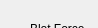
          <widget class="QWidget" name="page_25">
           <property name="geometry">
            <rect>
             <x>0</x>
             <y>0</y>
             <width>98</width>
             <height>28</height>
            </rect>
           </property>
           <attribute name="label">
            <string>Vitrobot Settings</string>
           </attribute>
           <widget class="QWidget" name="layoutWidget_2">
            <property name="geometry">
             <rect>
              <x>30</x>
              <y>10</y>
              <width>461</width>
              <height>111</height>
             </rect>
            </property>
            <layout class="QGridLayout" name="gridLayout_33">
             <item row="0" column="0">
              <widget class="QLabel" name="BLotForce_VitrobotSettings_4">
               <property name="text">
                <string>Blot Force</string>
               </property>
              </widget>
             </item>
             <item row="0" column="1">
              <widget class="QLineEdit" name="BlotForceText_VitrobotSettings_4"/>
             </item>
             <item row="0" column="4">
              <widget class="QLineEdit" name="WaitText_VitrobotSettings_4"/>
             </item>
             <item row="1" column="1">
              <widget class="QLineEdit" name="BlotText_VitrobotSettings_4"/>
             </item>
             <item row="1" column="4">
              <widget class="QLineEdit" name="HumiditySetText_VitrobotSettings_4"/>
             </item>
             <item row="2" column="1">
              <widget class="QLineEdit" name="DrainText_VitrobotSettings_4"/>
             </item>
             <item row="2" column="4">
              <widget class="QLineEdit" name="ActualText_VitrobotSettings_4"/>
             </item>
             <item row="2" column="0">
              <widget class="QLabel" name="waitTime_VitrobotSettings_4">
               <property name="text">
                <string>Wait Time</string>
               </property>
              </widget>
             </item>
             <item row="0" column="3">
              <widget class="QLabel" name="Blot_VitrobotSettings_4">
               <property name="text">
                <string>Blot Time</string>
               </property>
              </widget>
             </item>
             <item row="1" column="0">
              <widget class="QLabel" name="HumiditySet_VitrobotSettings_4">
               <property name="text">
                <string>Humidity Set</string>
               </property>
              </widget>
             </item>
             <item row="1" column="3">
              <widget class="QLabel" name="Actual_VitrobotSettings_4">
               <property name="text">
                <string>Actual Humidity</string>
               </property>
              </widget>
             </item>
             <item row="2" column="3">
              <widget class="QLabel" name="drainTime_VitrobotSettings_4">
               <property name="text">
                <string>Drain Time</string>
               </property>
              </widget>
             </item>
             <item row="2" column="2">
              <widget class="QLabel" name="label_9">
               <property name="text">
                <string>Sec</string>
               </property>
              </widget>
             </item>
             <item row="0" column="5">
              <widget class="QLabel" name="label_10">
               <property name="text">
                <string>Sec</string>
               </property>
              </widget>
             </item>
             <item row="2" column="5">
              <widget class="QLabel" name="label_11">
               <property name="text">
                <string>Sec</string>
               </property>
              </widget>
             </item>
             <item row="1" column="5">
              <widget class="QLabel" name="label_12">
               <property name="text">
                <string>%</string>
               </property>
              </widget>
             </item>
            </layout>
           </widget>
          </widget>
